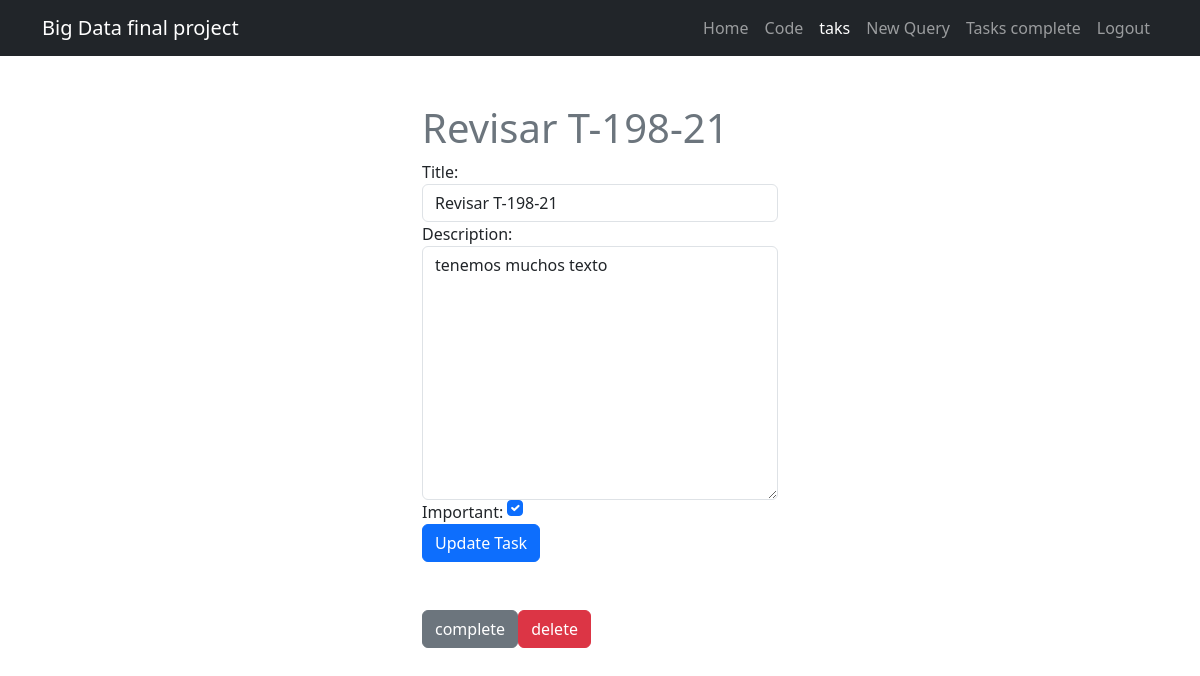
Screenshot of /tasks/3/ (signed in) with the database file from the repository.
### tasks/models.py (models this page shows, shortened)
class Task(models.Model):
    title = models.CharField(max_length=100)
    description = models.TextField(blank=True)
    created = models.DateTimeField(auto_now_add=True)
    datacompleted = models.DateTimeField(null=True,blank=True)
    important = models.BooleanField(default=False)
    user = models.ForeignKey(User, on_delete=models.CASCADE)

### tasks/views.py (the view, shortened to what this page needs)
# urls.py: path('tasks/<int:task_id>/', views.task_detail ,name='task_detail'),
@login_required
def task_detail(request,task_id):
    if request.method == "GET":
        tasks = get_object_or_404(Task, pk=task_id, user=request.user)
        form = TaskForm(instance=tasks)
        return render(request, 'task_detail.html', {'task': tasks, 'form': form})

### tasks/forms.py
class TaskForm(ModelForm):
    class Meta:
        model = Task
        fields = ['title', 'description', 'important']
        widgets = {
            'title' : TextInput(attrs={'class': 'form-control', 'placeholder': 'write a title'}),
            'description' : Textarea(attrs={'class': 'form-control', 'placeholder' : 'write a description'}),
            'important' : CheckboxInput(attrs={'class': 'form-check-input m-auto'}),
        }

### tasks/templates/task_detail.html (shortened to what this page needs)
{% extends 'base.html' %}
{% block content %}
<main class="container">
    <div class="row">
        <div class="col-md-4 offset-md-4 mt-5">
            <form method="POST">
                <h1 class="text-secondary">{{task.title}} </details></h1>
                {{form}}
                <button class="btn btn-primary">Update Task</button>
            </form>
            <div class="mt-5 d-flex">
                <form action="{% url 'complete_tasks' task.id %}" method="POST">
                    <button class="btn btn-secondary">complete</button>
                </form>
                <form action="{% url 'delete_tasks' task.id %}" method="POST">
                    <button class="btn btn-danger">delete</button>
                </form>
            </div>
        </div>
    </div>
</main>
{% endblock %}

### rows the page displays
Task: title "Revisar T-198-21", description "tenemos muchos texto", important "☑"
